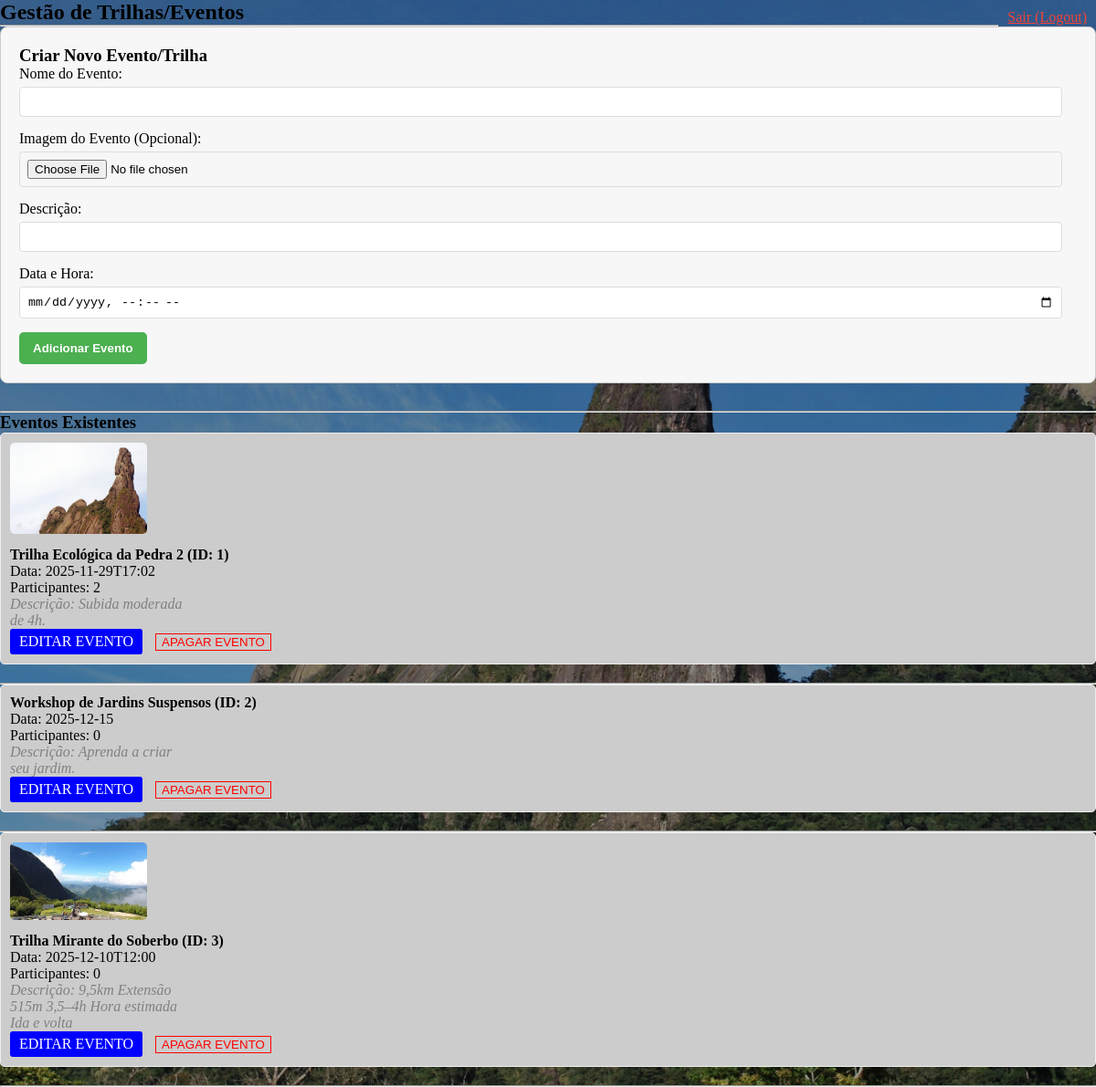
The page /admin (signed in) on the database its author committed.
### app.py (models this page shows, shortened)
class Evento(db.Model):
    id = db.Column(db.Integer, primary_key=True)
    nome = db.Column(db.String(100), nullable=False)
    descricao = db.Column(db.String(300), nullable=False)
    data = db.Column(db.String(50), nullable=False)
    nome_arquivo = db.Column(db.String(255), nullable=True)
    participantes = db.relationship('User', secondary=inscricoes, lazy='subquery',
                                    backref=db.backref('eventos_inscritos', lazy=True))

### app.py (the view)
@app.route("/admin")
@admin_required # PROTEÇÃO: APENAS ADMIN PODE ACESSAR
def admin():
    page = request.args.get('page', 1, type=int)
    imagens_paginadas = Imagem.query.paginate(page=page, per_page=PER_PAGE, error_out=False)
    eventos = Evento.query.all()
    return render_template(
        "admin.html",
        imagens=imagens_paginadas,
        eventos=eventos
    )

### app.py (called while the page is built)
def admin_required(view_func):
    @functools.wraps(view_func)
    def wrapper(*args, **kwargs):
        if 'user_id' not in session:
            flash("Você precisa estar logado para acessar esta página.", 'warning')
            return redirect(url_for('login'))
        user = User.query.get(session['user_id'])
        if not user or not user.is_admin:
            flash("Acesso negado. Apenas administradores podem acessar.", 'danger')
            return redirect(url_for('index'))
        return view_func(*args, **kwargs)
    return wrapper

### templates/admin.html (shortened to what this page needs)
<!DOCTYPE html>
<html lang="pt-BR">
<head>
    <link rel="stylesheet" href="{{ url_for('static', filename='css/style.css') }}">
</head>
<body>
<a href="{{ url_for('logout') }}" style="float: right; margin: 10px; color: #f44336;">Sair (Logout)</a>
<h2>Gestão de Trilhas/Eventos</h2>
<hr>
<div class="admin-form-container">
    <h3>Criar Novo Evento/Trilha</h3>
    <form method="POST" action="{{ url_for('criar_evento') }}" enctype="multipart/form-data">
        <label for="nome">Nome do Evento:</label>
        <input type="text" name="nome" required>
        <label for="imagem">Imagem do Evento (Opcional):</label>
        <input type="file" name="imagem" id="imagem" accept="image/*">
        <label for="descricao">Descrição:</label>
        <input type="text" name="descricao" required>
        <label for="data">Data e Hora:</label>
        <input type="datetime-local" name="data" required>
        <button type="submit" class="btn-submit">Adicionar Evento</button>
    </form>
</div>
<hr>
<h3>Eventos Existentes</h3>
{% if eventos %}
    {% for evento in eventos %}
        <div class="event-box">
            {%if evento.nome_arquivo %}
                <img src="{{ url_for('static', filename='uploads/' + evento.nome_arquivo) }}"
                alt="Imagem de {{ evento.nome }}">
             {% endif %}
            <h4>{{ evento.nome }} (ID: {{ evento.id }})</h4>
            <p>Data: {{ evento.data }}</p>
            <p>Participantes: {{ evento.participantes | length }}</p>
            <p class="descricao-imagem">Descrição: {{ evento.descricao }}</p>
            <a href="{{ url_for('editar_evento', evento_id=evento.id) }}" class="btn btn-edit"
                style="background-color: blue; color: white; padding: 5px 10px; text-decoration: none; border-radius: 3px; display: inline-block; margin-right: 10px;">
                EDITAR EVENTO
            </a>
            <form method="POST" action="{{ url_for('apagar_evento', evento_id=evento.id) }}" style="display:inline;">
                <button type="submit" onclick="return confirm('Tem certeza que deseja apagar o evento {{ evento.nome }}?');"
                    style="color:red; background:none; border:1px solid red; cursor:pointer;">APAGAR EVENTO</button>
            </form>
        </div>
        <hr>
    {% endfor %}
{% else %}
    <p>Nenhum evento/trilha cadastrada. Use o formulário acima para adicionar o primeiro evento.</p>
{% endif %}
</body>
</html>

### static/css/style.css (style rules this page uses)
body { position: relative; margin: 0; min-height: 100vh; background: url(../imagens/dedo-de-deus.jpg) no-repeat center center; background-size: cover; }
body::before { content: ""; position: absolute; inset: 0; background: rgba(0, 0, 0, 0.311); z-index: -1; }
.descricao-imagem { width: 200px; max-height: 200px; overflow: hidden; }
.admin-form-container { border: 1px solid #ccc; padding: 20px; margin-bottom: 30px; background-color: #f7f7f7; border-radius: 8px; }
.admin-form-container input[type=text], .admin-form-container input[type=datetime-local], .admin-form-container input[type=file] { width: calc(100% - 16px); padding: 8px; margin-top: 5px; margin-bottom: 15px; box-sizing: border-box; border: 1px solid #ddd; border-radius: 4px; }
.btn-submit { padding: 10px 15px; background-color: #4CAF50; color: white; border: none; cursor: pointer; border-radius: 5px; font-weight: bold; }
.event-box { background: #ccc; margin-bottom: 20px; padding: 10px; border: 1px solid #eee; border-radius: 5px; }
.event-box img { max-width: 150px; height: auto; border-radius: 5px; margin-bottom: 10px; }
.descricao-imagem { color: gray; font-style: italic; }
* { box-sizing: border-box; margin-block: 0; }

### rows shown on the page
Evento: nome_arquivo (picture), nome "Trilha Ecológica da Pedra 2", id "1", data "2025-11-29T17:02", participantes|length "2", descricao "Subida moderada de 4h."
Evento: nome "Workshop de Jardins Suspensos", id "2", data "2025-12-15", participantes|length "0", descricao "Aprenda a criar seu jardim."
Evento: nome_arquivo (picture), nome "Trilha Mirante do Soberbo", id "3", data "2025-12-10T12:00", participantes|length "0", descricao "9,5km Extensão 515m 3,5–4h Hora estimada Ida e volta"
